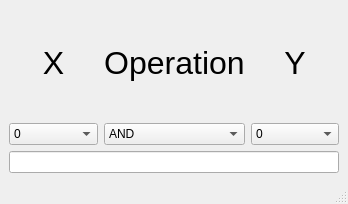
<?xml version="1.0" encoding="UTF-8"?>
<ui version="4.0">
 <class>MainWindow</class>
 <widget class="QMainWindow" name="MainWindow">
  <property name="geometry">
   <rect>
    <x>0</x>
    <y>0</y>
    <width>348</width>
    <height>204</height>
   </rect>
  </property>
  <property name="windowTitle">
   <string>MainWindow</string>
  </property>
  <property name="autoFillBackground">
   <bool>false</bool>
  </property>
  <widget class="QWidget" name="centralwidget">
   <layout class="QGridLayout" name="gridLayout">
    <item row="1" column="2">
     <widget class="QComboBox" name="secondOperand">
      <item>
       <property name="text">
        <string>0</string>
       </property>
      </item>
      <item>
       <property name="text">
        <string>1</string>
       </property>
      </item>
     </widget>
    </item>
    <item row="2" column="0" colspan="3">
     <widget class="QLineEdit" name="outputLine">
      <property name="alignment">
       <set>Qt::AlignCenter</set>
      </property>
      <property name="readOnly">
       <bool>true</bool>
      </property>
     </widget>
    </item>
    <item row="0" column="0">
     <widget class="QLabel" name="firstLabel">
      <property name="font">
       <font>
        <pointsize>24</pointsize>
       </font>
      </property>
      <property name="text">
       <string>X</string>
      </property>
      <property name="alignment">
       <set>Qt::AlignCenter</set>
      </property>
     </widget>
    </item>
    <item row="0" column="2">
     <widget class="QLabel" name="secondLabel">
      <property name="font">
       <font>
        <pointsize>24</pointsize>
       </font>
      </property>
      <property name="text">
       <string>Y</string>
      </property>
      <property name="alignment">
       <set>Qt::AlignCenter</set>
      </property>
     </widget>
    </item>
    <item row="1" column="1">
     <widget class="QComboBox" name="operationBox">
      <item>
       <property name="text">
        <string>AND</string>
       </property>
      </item>
      <item>
       <property name="text">
        <string>OR</string>
       </property>
      </item>
      <item>
       <property name="text">
        <string>INVERSION</string>
       </property>
      </item>
      <item>
       <property name="text">
        <string>IMPLICATION</string>
       </property>
      </item>
      <item>
       <property name="text">
        <string>EQUIVALENCE</string>
       </property>
      </item>
      <item>
       <property name="text">
        <string>EXCLUDING OR</string>
       </property>
      </item>
     </widget>
    </item>
    <item row="0" column="1">
     <widget class="QLabel" name="operationLabel">
      <property name="font">
       <font>
        <pointsize>24</pointsize>
       </font>
      </property>
      <property name="text">
       <string>Operation</string>
      </property>
      <property name="alignment">
       <set>Qt::AlignCenter</set>
      </property>
     </widget>
    </item>
    <item row="1" column="0">
     <widget class="QComboBox" name="firstOperand">
      <item>
       <property name="text">
        <string>0</string>
       </property>
      </item>
      <item>
       <property name="text">
        <string>1</string>
       </property>
      </item>
     </widget>
    </item>
   </layout>
  </widget>
  <widget class="QMenuBar" name="menubar">
   <property name="geometry">
    <rect>
     <x>0</x>
     <y>0</y>
     <width>348</width>
     <height>20</height>
    </rect>
   </property>
  </widget>
  <widget class="QStatusBar" name="statusbar"/>
 </widget>
 <resources/>
 <connections/>
</ui>
